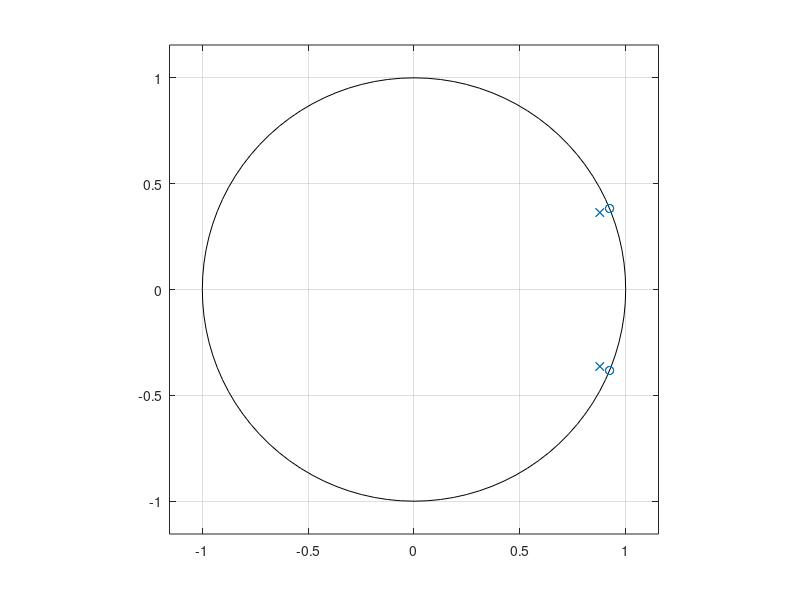
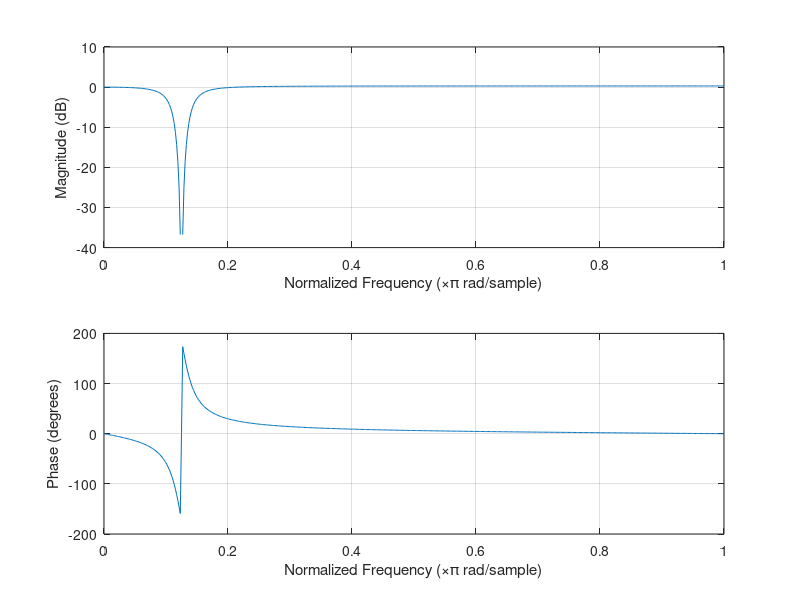
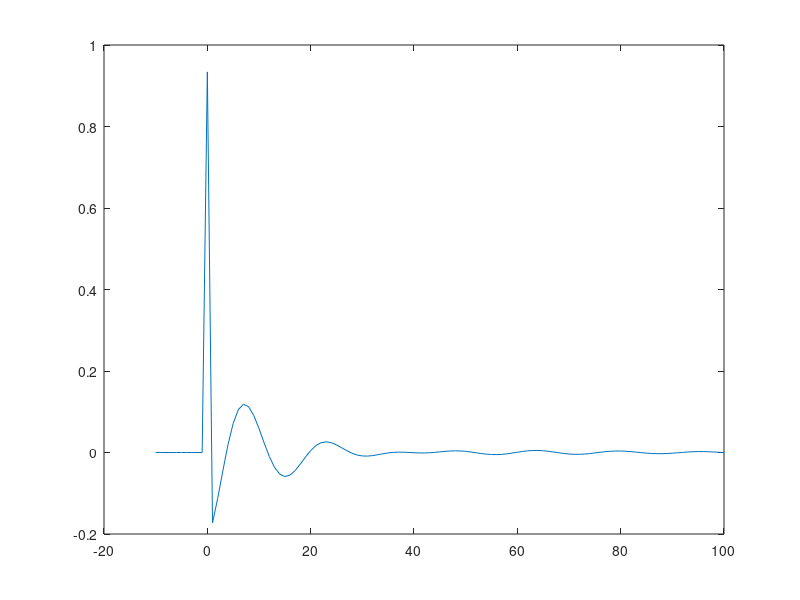

The MATLAB source for these figures, in order: (Note: this script raises an error after producing the figures.)
clear
close all

n = -10:100
d = (n==0)
%% Fourth-Order Notch Filter Exercise
Rz =1.0
Rp =0.95
r =0.99
Sampl_rt = 8000
om = (500*pi)/(Sampl_rt*0.5)

 
r = 0.95
k = (1 -2*r*cos(om) + r^2)/(1 -2*1*cos(om)+1) 
b = [k -2*k*cos(om) k]
a = [1 -2*r*cos(om) r^2]

b_final = conv(b,b)
a_final = conv(a,a)
% b = [1 -4*Rz*cos(om) 2*Rz^2*cos(2*om) -4*Rz^3*cos(om) (2*Rz^4*cos(2*om)+8*Rz^2*cos(om))]
% a = [1 -4*Rp*cos(om) 2*Rp^2*cos(2*om) -4*Rp^3*cos(om) (2*Rp^4*cos(2*om)+8*Rp^2*cos(om))]

% figure(1)
% zplane(b,a)
% 
% figure(2)
% freqz(b,a)
% 
% figure(3)
% y = filter(b,a,d)
% plot(n,y)

figure(1)
zplane(b_final,a_final)

figure(2)
freqz(b_final,a_final)

figure(3)
y = filter(b_final,a_final,d)
plot(n,y)

%% apply to audio file
[s, Fs] = audioread('clean.wav');     % speech signal

[x, Fs] = audioread('noisy.wav');     % speech signal with tonal noise
[y1, Fs] = audioread('output_IIR.wav');
N = length(x);
t = (0:N-1)'/Fs;

y2 = filter(b_final,a_final,x)
y3 = (y1-y2)
sound(y2,Fs)
audiowrite('FourthOrderOutput.wav',y2,Fs);
figure(4)
clf
plot(t, s+0.1, t, x, t,  y1 - 0.1, t, y2 - 0.2, t, y3-0.25)
xlim([0.5 0.7])
legend('Clean signal','Noisy signal', 'Filtered(second order)', 'Filtered(Fourth order)','difference between filtered signals')
xlabel('Time (sec)')
title('Tonal noise suppression by notch filtering')

orient tall
print -dpdf signals










